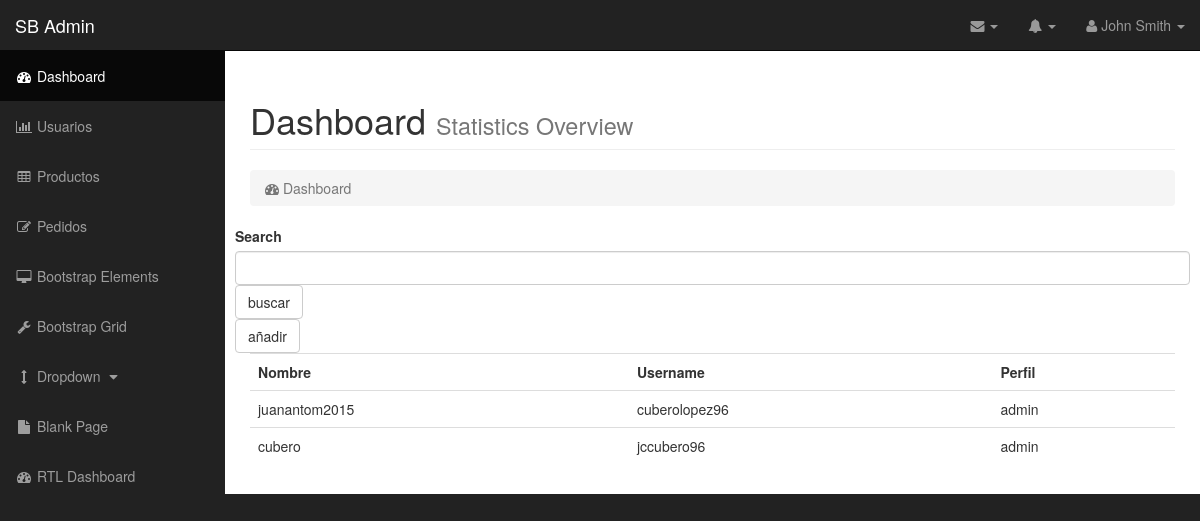
The app's page /admin/index.php?opcion=usuarios with its own data.
### tables this page shows
CREATE TABLE `usuarios` (
  `id` bigint(20) NOT NULL,
  `nombre` varchar(255) NOT NULL,
  `usuario` varchar(25) NOT NULL,
  `password` varchar(25) NOT NULL,
  `perfil` varchar(10) NOT NULL
);

### includes/ConnectDB.php (called while the page is built, shortened)
<?php
class ConnectDB
{
	private $_mngDB;
	public function __construct() {
		$this->_host = HOST;
		$this->_database = DATABASE;
		$this->_user = USER;
		$this->_pass = PASS;
		$this->_port = PORT;
		$dsn = 'mysql:host=' . $this->_host . ';'
				. 'dbname=' . $this->_database . ';'
				. 'port=' . $this->_port;
		try {
			$this->_mngDB = new PDO($dsn, $this->_user, $this->_pass);
			$this->_mngDB->query("SET NAMES UTF8");
		} catch (PDOException $e) {
			printf("Conexión fallida: %s\n", $e->getMessage());
			exit();
		}
	}
	public function query($sql, $values=array()) {
		$_result = false;
			try {
			  $result=$this->_mngDB->prepare($sql);
			  $result->execute($values);
  			  $_result = $result->fetchAll(PDO::FETCH_ASSOC);
			} catch (PDOException $e) {
				printf("Conexión fallida: %s\n", $e->getMessage());
				exit();
			}
			return $_result;
	}
}

### includes/ModelUsuarios.php (called while the page is built, shortened)
<?php
require_once "ConnectDB.php";
class ModelUsuarios{
    private $conexion ="";
    public function __construct(){
        $this->conexion = new ConnectDB();
    }
    public function mostrar(){
        return $this->conexion->query("SELECT * FROM usuarios");
    }
}
?>

### admin/modulos/adminUsuarios.php (the view)
<div class="row">
    <form action="" class="inline-form">
        <label for="">Search</label>
        <input type="text" class="form-control">
        <input type="submit" class="btn btn-default" value="buscar">
    </form>
    <a href=<?php echo $_SERVER['PHP_SELF'].'?opcion=gestionusuarios&tipogestion=add'?> class="btn btn-default">añadir</a>
</div>
 <div class="row">
                    <div class="col-lg-12">
                       <?php $usuarios = $modelUsuarios->mostrar();
                        ?>
                        <table class="table">
                            <tr>
                            <th>Nombre</th>
                            <th>Username</th>
                            <th>Perfil</th>
                            </tr>
                            <?php
                            foreach($usuarios as $usuario){
                                echo "<tr><td>$usuario[nombre]</td><td>$usuario[usuario]</td><td>$usuario[perfil]</td></tr>";
                            }
                            ?>
                        </table>
                    </div>

### css/sb-admin.css (style rules this page uses)
body { margin-top: 100px; background-color: #222; }
@media (min-width:768px) { body { margin-top: 50px; } }

### records on screen
usuarios: nombre "juanantom2015", usuario "cuberolopez96", perfil "admin"
usuarios: nombre "cubero", usuario "jccubero96", perfil "admin"
